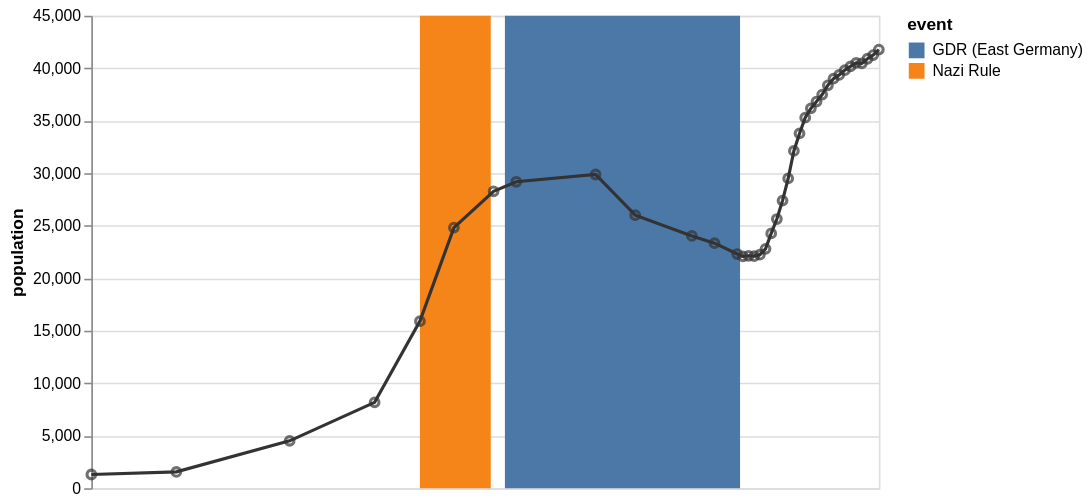

Describe this chart as a Vega-Lite specification.
### Vega-Lite specification from a JSON file in a GitHub repository (floating-point values rounded to 4 significant figures)
{"$schema": "https://vega.github.io/schema/vega-lite/v3.json", "description": "The population of the German city of Falkensee over time", "width": 500, "data": {"values": [{"year": "1875", "population": 1309}, {"year": "1890", "population": 1558}, {"year": "1910", "population": 4512}, {"year": "1925", "population": 8180}, {"year": "1933", "population": 15915}, {"year": "1939", "population": 24824}, {"year": "1946", "population": 28275}, {"year": "1950", "population": 29189}, {"year": "1964", "population": 29881}, {"year": "1971", "population": 26007}, {"year": "1981", "population": 24029}, {"year": "1985", "population": 23340}, {"year": "1989", "population": 22307}, {"year": "1990", "population": 22087}, {"year": "1991", "population": 22139}, {"year": "1992", "population": 22105}, {"year": "1993", "population": 22242}, {"year": "1994", "population": 22801}, {"year": "1995", "population": 24273}, {"year": "1996", "population": 25640}, {"year": "1997", "population": 27393}, {"year": "1998", "population": 29505}, {"year": "1999", "population": 32124}, {"year": "2000", "population": 33791}, {"year": "2001", "population": 35297}, {"year": "2002", "population": 36179}, {"year": "2003", "population": 36829}, {"year": "2004", "population": 37493}, {"year": "2005", "population": 38376}, {"year": "2006", "population": 39008}, {"year": "2007", "population": 39366}, {"year": "2008", "population": 39821}, {"year": "2009", "population": 40179}, {"year": "2010", "population": 40511}, {"year": "2011", "population": 40465}, {"year": "2012", "population": 40905}, {"year": "2013", "population": 41258}, {"year": "2014", "population": 41777}], "format": {"parse": {"year": "date:'%Y'"}}}, "layer": [{"mark": "rect", "data": {"values": [{"start": "1933", "end": "1945", "event": "Nazi Rule"}, {"start": "1948", "end": "1989", "event": "GDR (East Germany)"}], "format": {"parse": {"start": "date:'%Y'", "end": "date:'%Y'"}}}, "encoding": {"x": {"field": "start", "type": "temporal", "timeUnit": "year", "axis": null}, "x2": {"field": "end", "type": "temporal", "timeUnit": "year"}, "color": {"field": "event", "type": "nominal"}}}, {"mark": "line", "encoding": {"x": {"field": "year", "type": "temporal", "timeUnit": "year"}, "y": {"field": "population", "type": "quantitative"}, "color": {"value": "#333"}}}, {"mark": "point", "encoding": {"x": {"field": "year", "type": "temporal", "timeUnit": "year"}, "y": {"field": "population", "type": "quantitative"}, "color": {"value": "#333"}}}]}
